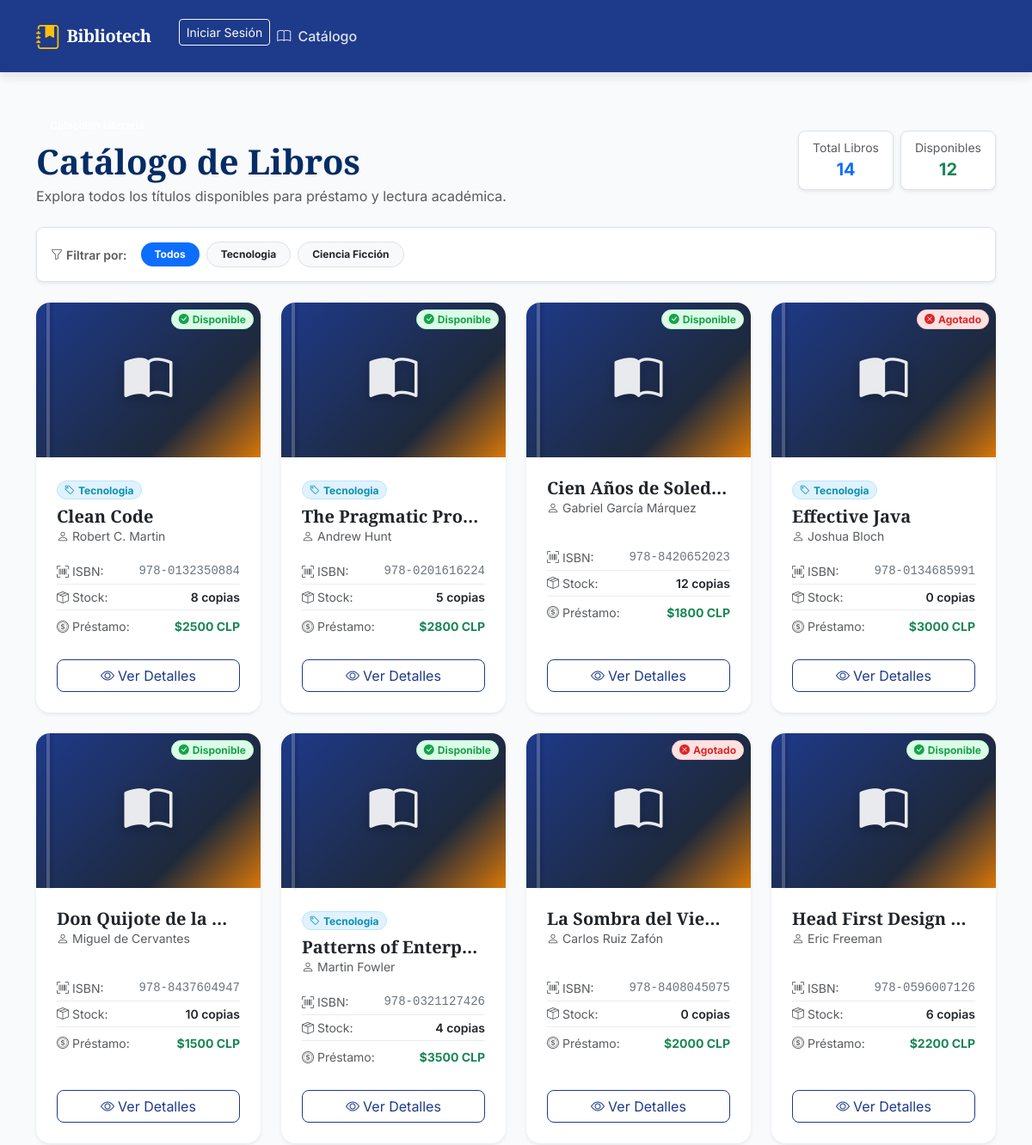
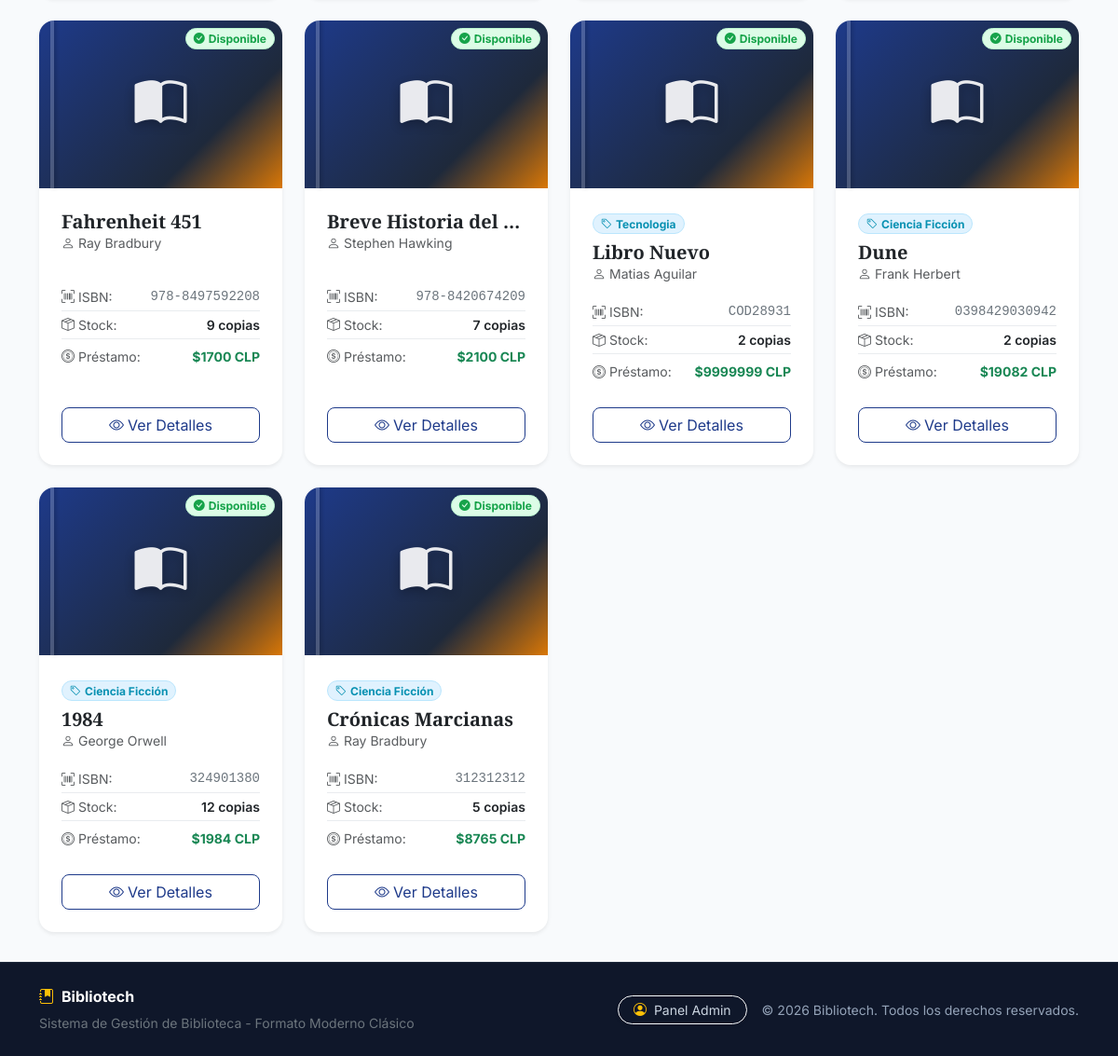
The page / on the database its author committed (2 pictures, top to bottom).
### biblioteca/models.py (models this page shows, shortened)
class Categoria(models.Model):
    nombre = models.CharField(max_length=30, verbose_name="Nombre")
    descripcion = models.TextField(blank=True, null=True)

class Libro(models.Model):
    isbn = models.CharField(max_length=20, unique=True, verbose_name="ISBN")
    titulo = models.CharField(max_length=150, verbose_name='Título del Libro')
    autor = models.CharField(max_length=100, verbose_name='Autor')
    precio_prestamo = models.IntegerField(verbose_name='Precio Préstamo ($ CLP)')
    stock_copias = models.IntegerField(verbose_name='Copias Disponibles')
    disponible = models.BooleanField(default=True, verbose_name='Disponible')
    fecha_publicacion = models.DateField(verbose_name='Fecha de Publicación', null=True)
    categoria = models.ForeignKey(Categoria, on_delete=models.CASCADE, null=True, blank=True, related_name='libros')

### biblioteca/views.py (the view)
# urls.py: path('', views.lista_libros, name='inicio'),
def lista_libros(request):
    libros = Libro.objects.all().select_related('categoria')
    categorias = Categoria.objects.all()
    contexto = {
        'libros': libros,
        'disponibles': [libro for libro in libros if libro.disponible],
        'total_libros': libros.count(),
        'categorias': categorias,
    }
    return render(request, 'templates_con_ia/lista_libros.html', contexto)

### biblioteca/templates/templates_con_ia/lista_libros.html (shortened to what this page needs)
{% extends "templates_con_ia/base.html" %}
{% block content %}
<div class="container py-2">
    <div class="row align-items-center mb-4 g-3">
        <div class="col-lg-7">
            <span class="badge bg-secondary-custom text-white px-3 py-1 rounded-pill mb-2">Colección Literaria</span>
            <h1 class="display-6 fw-bold mb-1 text-primary-emphasis">Catálogo de Libros</h1>
            <p class="text-muted mb-0">Explora todos los títulos disponibles para préstamo y lectura académica.</p>
        </div>
        <div class="col-lg-5">
            <div class="d-flex justify-content-lg-end gap-2 flex-wrap">
                <div class="bg-white border rounded-3 px-3 py-2 text-center shadow-sm">
                    <span class="d-block small text-muted">Total Libros</span>
                    <strong class="fs-5 text-primary">{{ total_libros }}</strong>
                </div>
                <div class="bg-white border rounded-3 px-3 py-2 text-center shadow-sm">
                    <span class="d-block small text-muted">Disponibles</span>
                    <strong class="fs-5 text-success">{{ disponibles|length }}</strong>
                </div>
            </div>
        </div>
    </div>
    {% if categorias %}
    <div class="mb-4">
        <div class="d-flex align-items-center gap-2 flex-wrap bg-white p-3 rounded-3 shadow-sm border">
            <span class="text-muted small fw-semibold me-2"><i class="bi bi-funnel me-1"></i>Filtrar por:</span>
            <a href="{% url 'lista_libros' %}" class="badge text-bg-primary text-decoration-none px-3 py-2 rounded-pill">
                Todos
            </a>
            {% for cat in categorias %}
            <a href="{% url 'libros_por_categoria' cat.id %}" class="badge bg-light text-dark border text-decoration-none px-3 py-2 rounded-pill hover-shadow">
                {{ cat.nombre }}
            </a>
            {% endfor %}
        </div>
    </div>
    {% endif %}
    <div class="row row-cols-1 row-cols-md-2 row-cols-lg-3 row-cols-xl-4 g-4">
        {% for libro in libros %}
        <div class="col">
            <article class="card h-100 shadow-sm border-0 book-card">
                <div class="book-cover-header">
                    <i class="bi bi-book-half book-cover-icon"></i>
                    <span class="position-absolute top-0 end-0 m-2 badge {% if libro.disponible and libro.stock_copias > 0 %}badge-available{% else %}badge-unavailable{% endif %} px-2 py-1 rounded-pill">
                        {% if libro.disponible and libro.stock_copias > 0 %}
                            <i class="bi bi-check-circle-fill me-1"></i>Disponible
                        {% else %}
                            <i class="bi bi-x-circle-fill me-1"></i>Agotado
                        {% endif %}
                    </span>
                </div>
                <div class="card-body d-flex flex-column p-4">
                    {% if libro.categoria %}
                    <div class="mb-2">
                        <a href="{% url 'libros_por_categoria' libro.categoria.id %}" class="badge badge-category text-decoration-none px-2 py-1 rounded-pill">
                            <i class="bi bi-tag me-1"></i>{{ libro.categoria.nombre }}
                        </a>
                    </div>
                    {% endif %}
                    <h2 class="card-title h5 fw-bold mb-1 text-truncate" title="{{ libro.titulo }}">{{ libro.titulo }}</h2>
                    <p class="card-subtitle text-muted small mb-3">
                        <i class="bi bi-person me-1"></i>{{ libro.autor }}
                    </p>
                    <ul class="list-unstyled small mb-4 mt-auto">
                        <li class="d-flex justify-content-between py-1 border-bottom border-light-subtle">
                            <span class="text-muted"><i class="bi bi-upc-scan me-1"></i>ISBN:</span>
                            <span class="font-monospace text-secondary">{{ libro.isbn }}</span>
                        </li>
                        <li class="d-flex justify-content-between py-1 border-bottom border-light-subtle">
                            <span class="text-muted"><i class="bi bi-box-seam me-1"></i>Stock:</span>
                            <span class="fw-semibold">{{ libro.stock_copias }} copias</span>
                        </li>
                        <li class="d-flex justify-content-between py-1 pt-2">
                            <span class="text-muted"><i class="bi bi-coin me-1"></i>Préstamo:</span>
                            <span class="fw-bold text-success">${{ libro.precio_prestamo }} CLP</span>
                        </li>
                    </ul>
                    <a href="{% url 'detalle_libro' libro.id %}" class="btn btn-outline-primary w-100 rounded-3 mt-auto">
                        <i class="bi bi-eye me-1"></i>Ver Detalles
                    </a>
                </div>
            </article>
        </div>
        {% endfor %}
    </div>
</div>
{% endblock %}

### biblioteca/templates/templates_con_ia/base.html (shortened to what this page needs)
<!DOCTYPE html>
<html lang="es">
<head>
    <link href="https://cdn.jsdelivr.net/npm/bootstrap@5.3.3/dist/css/bootstrap.min.css" rel="stylesheet"
>
    <link rel="stylesheet" href="https://cdn.jsdelivr.net/npm/bootstrap-icons@1.11.3/font/bootstrap-icons.min.css">
</head>
<body>
    <header>
        <nav class="navbar navbar-expand-lg navbar-dark navbar-bibliotech py-3">
            <div class="container">
                <a class="navbar-brand d-flex align-items-center gap-2" href="{% url 'lista_libros' %}">
                    <i class="bi bi-journal-bookmark-fill text-warning fs-3"></i>
                    <span>Bibliotech</span>
                </a>
                <div class="collapse navbar-collapse" id="navbarBibliotech">
                    <ul class="navbar-nav me-auto mb-2 mb-lg-0 ms-lg-3">
                    {% if user.is_authenticated %}
                    <li class="nav-item dropdown">
                        <span class="nav-link text-light me-3"><i class="bi bi-person-circle"></i> {{ user.username }}</span>
                    </li>
                    <li class="nav-item">
                        <form action="{% url 'logout' %}" method="post" class="d-inline">
                            {% csrf_token %}
                            <button type="submit" class="btn btn-outline-light btn-sm">Cerrar Sesión</button>
                        </form>
                    </li>
                    {% else %}
                    <li class="nav-item">
                        <a class="btn btn-outline-light btn-sm" href="{% url 'login' %}">Iniciar Sesión</a>
                    </li>
                    {% endif %}
                        <li class="nav-item">
                            <a class="nav-link" href="{% url 'lista_libros' %}">
                                <i class="bi bi-book me-1"></i> Catálogo
                            </a>
                        </li>
                    </ul>
                </div>
            </div>
        </nav>
    </header>
    <main class="flex-grow-1 py-4">
        {% block content %}{% endblock %}
    </main>
    <footer class="footer-bibliotech py-4">
        <div class="container">
            <div class="row align-items-center g-3">
                <div class="col-md-6 text-center text-md-start">
                    <div class="d-flex align-items-center justify-content-center justify-content-md-start gap-2 mb-1">
                        <i class="bi bi-journal-bookmark-fill text-warning"></i>
                        <span class="text-white fw-bold">Bibliotech</span>
                    </div>
                    <small class="text-secondary">Sistema de Gestión de Biblioteca - Formato Moderno Clásico</small>
                </div>
                <div class="col-md-6 text-center text-md-end d-flex flex-column flex-md-row justify-content-md-end align-items-center gap-3">
                    <a href="{% url 'admin:index' %}" class="btn btn-outline-light btn-sm rounded-pill px-3 py-1 d-inline-flex align-items-center gap-2 shadow-sm" title="Panel de Administración Django">
                        <i class="bi bi-person-circle text-warning"></i>
                        <span>Panel Admin</span>
                    </a>
                    <small>&copy; 2026 Bibliotech. Todos los derechos reservados.</small>
                </div>
            </div>
        </div>
    </footer>
</body>
</html>

### biblioteca/templates/templates_con_ia/base.html (style rules this page uses)
:root { --bibliotech-primary: #1E3A8A; --bibliotech-primary-dark: #172554; --bibliotech-secondary: #D97706; --bibliotech-accent: #0891B2; --bibliotech-bg: #F8FAFC; --bibliotech-surface: #FFFFFF; --bibliotech-success: #16A34A; --bibliotech-danger: #DC2626; --font-serif: 'Merriweather', Georgia, serif; --font-sans: 'Inter', -apple-system, BlinkMacSystemFont, "Segoe UI", Roboto, sans-serif; }
body { font-family: var(--font-sans); background-color: var(--bibliotech-bg); color: #1E293B; min-height: 100vh; display: flex; flex-direction: column; }
h1, h2, h3, h4, h5, h6, .font-serif, .navbar-brand { font-family: var(--font-serif); }
.navbar-bibliotech { background-color: var(--bibliotech-primary); box-shadow: 0 4px 12px rgba(15, 23, 42, 0.12); }
.navbar-bibliotech .navbar-brand { font-weight: 700; letter-spacing: -0.5px; color: #FFFFFF !important; }
.navbar-bibliotech .nav-link { color: rgba(255, 255, 255, 0.85) !important; font-weight: 500; padding: 0.5rem 1rem; border-radius: 0.5rem; transition: all 0.2s ease; }
.btn-outline-primary { color: var(--bibliotech-primary); border-color: var(--bibliotech-primary); }
.book-card { transition: transform 0.25s ease, box-shadow 0.25s ease; background-color: var(--bibliotech-surface); border-radius: 1rem; overflow: hidden; }
.book-cover-header { height: 180px; background: linear-gradient(135deg, #1E3A8A 0%, #1e293b 70%, #D97706 100%); display: flex; align-items: center; justify-content: center; position: relative; color: #FFFFFF; padding: 1.5rem; text-align: center; }
.book-cover-header::after { content: ""; position: absolute; left: 12px; top: 0; bottom: 0; width: 4px; background: rgba(255, 255, 255, 0.2); box-shadow: 2px 0 4px rgba(0, 0, 0, 0.2); }
.book-cover-icon { font-size: 3.5rem; opacity: 0.9; filter: drop-shadow(0 4px 6px rgba(0,0,0,0.3)); }
.badge-available { background-color: #DCFCE7; color: var(--bibliotech-success); border: 1px solid #BBF7D0; }
.badge-unavailable { background-color: #FEE2E2; color: var(--bibliotech-danger); border: 1px solid #FECACA; }
.badge-category { background-color: #E0F2FE; color: var(--bibliotech-accent); border: 1px solid #BAE6FD; }
.footer-bibliotech { margin-top: auto; background-color: #0F172A; color: #94A3B8; border-top: 1px solid #1E293B; }
.footer-bibliotech a { color: #CBD5E1; text-decoration: none; transition: color 0.2s; }

### rows shown on the page
Categoria: nombre "Tecnologia"
Categoria: nombre "Ciencia Ficción"
Libro: disponible True (drawn), categoria.nombre "Tecnologia", titulo "Clean Code", autor "Robert C. Martin", isbn "978-0132350884", stock_copias "8", precio_prestamo "2500"
Libro: disponible True (drawn), categoria.nombre "Tecnologia", titulo "The Pragmatic Pro…", autor "Andrew Hunt", isbn "978-0201616224", stock_copias "5", precio_prestamo "2800"
Libro: disponible True (drawn), titulo "Cien Años de Soled…", autor "Gabriel García Márquez", isbn "978-8420652023", stock_copias "12", precio_prestamo "1800"
Libro: disponible False (drawn), categoria.nombre "Tecnologia", titulo "Effective Java", autor "Joshua Bloch", isbn "978-0134685991", stock_copias "0", precio_prestamo "3000"
Libro: disponible True (drawn), titulo "Don Quijote de la…", autor "Miguel de Cervantes", isbn "978-8437604947", stock_copias "10", precio_prestamo "1500"
Libro: disponible True (drawn), categoria.nombre "Tecnologia", titulo "Patterns of Enterp…", autor "Martin Fowler", isbn "978-0321127426", stock_copias "4", precio_prestamo "3500"
Libro: disponible False (drawn), titulo "La Sombra del Vie…", autor "Carlos Ruiz Zafón", isbn "978-8408045075", stock_copias "0", precio_prestamo "2000"
Libro: disponible True (drawn), titulo "Head First Design…", autor "Eric Freeman", isbn "978-0596007126", stock_copias "6", precio_prestamo "2200"
Libro: disponible True (drawn), titulo "Fahrenheit 451", autor "Ray Bradbury", isbn "978-8497592208", stock_copias "9", precio_prestamo "1700"
Libro: disponible True (drawn), titulo "Breve Historia del…", autor "Stephen Hawking", isbn "978-8420674209", stock_copias "7", precio_prestamo "2100"
Libro: disponible True (drawn), categoria.nombre "Tecnologia", titulo "Libro Nuevo", autor "Matias Aguilar", isbn "COD28931", stock_copias "2", precio_prestamo "9999999"
Libro: disponible True (drawn), categoria.nombre "Ciencia Ficción", titulo "Dune", autor "Frank Herbert", isbn "0398429030942", stock_copias "2", precio_prestamo "19082"
Libro: disponible True (drawn), categoria.nombre "Ciencia Ficción", titulo "1984", autor "George Orwell", isbn "324901380", stock_copias "12", precio_prestamo "1984"
Libro: disponible True (drawn), categoria.nombre "Ciencia Ficción", titulo "Crónicas Marcianas", autor "Ray Bradbury", isbn "312312312", stock_copias "5", precio_prestamo "8765"

### other values the page prints
{{ total_libros }} "14"
{{ disponibles|length }} "12"
